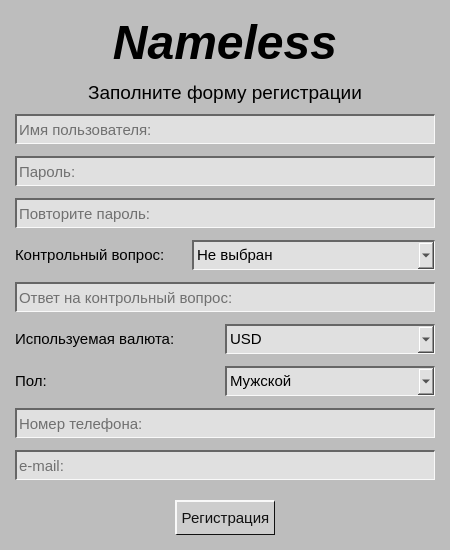
<?xml version="1.0" encoding="UTF-8"?>
<ui version="4.0">
 <class>registratew</class>
 <widget class="QWidget" name="registratew">
  <property name="geometry">
   <rect>
    <x>0</x>
    <y>0</y>
    <width>450</width>
    <height>550</height>
   </rect>
  </property>
  <property name="minimumSize">
   <size>
    <width>450</width>
    <height>550</height>
   </size>
  </property>
  <property name="maximumSize">
   <size>
    <width>450</width>
    <height>550</height>
   </size>
  </property>
  <property name="windowTitle">
   <string>Nameless Bank</string>
  </property>
  <property name="styleSheet">
   <string notr="true">background: #bdbdbd;</string>
  </property>
  <layout class="QVBoxLayout" name="verticalLayout_4">
   <property name="spacing">
    <number>0</number>
   </property>
   <property name="leftMargin">
    <number>15</number>
   </property>
   <property name="topMargin">
    <number>0</number>
   </property>
   <property name="rightMargin">
    <number>15</number>
   </property>
   <property name="bottomMargin">
    <number>0</number>
   </property>
   <item>
    <widget class="QLabel" name="label">
     <property name="maximumSize">
      <size>
       <width>16777215</width>
       <height>50</height>
      </size>
     </property>
     <property name="font">
      <font>
       <family>Arial</family>
       <pointsize>36</pointsize>
       <weight>50</weight>
       <bold>false</bold>
      </font>
     </property>
     <property name="text">
      <string>&lt;html&gt;&lt;head/&gt;&lt;body&gt;&lt;p&gt;&lt;span style=&quot; font-weight:600; font-style:italic;&quot;&gt;Nameless&lt;/span&gt;&lt;/p&gt;&lt;/body&gt;&lt;/html&gt;</string>
     </property>
     <property name="textFormat">
      <enum>Qt::AutoText</enum>
     </property>
     <property name="alignment">
      <set>Qt::AlignCenter</set>
     </property>
    </widget>
   </item>
   <item>
    <layout class="QVBoxLayout" name="verticalLayout_3">
     <property name="spacing">
      <number>9</number>
     </property>
     <item>
      <widget class="QLabel" name="lbl_info">
       <property name="minimumSize">
        <size>
         <width>0</width>
         <height>25</height>
        </size>
       </property>
       <property name="maximumSize">
        <size>
         <width>16777215</width>
         <height>25</height>
        </size>
       </property>
       <property name="font">
        <font>
         <pointsize>14</pointsize>
        </font>
       </property>
       <property name="layoutDirection">
        <enum>Qt::LeftToRight</enum>
       </property>
       <property name="text">
        <string>Заполните форму регистрации</string>
       </property>
       <property name="alignment">
        <set>Qt::AlignCenter</set>
       </property>
      </widget>
     </item>
     <item>
      <layout class="QVBoxLayout" name="verticalLayout_2">
       <property name="spacing">
        <number>20</number>
       </property>
       <item>
        <layout class="QVBoxLayout" name="verticalLayout">
         <property name="spacing">
          <number>12</number>
         </property>
         <item>
          <widget class="QLineEdit" name="le_username">
           <property name="minimumSize">
            <size>
             <width>0</width>
             <height>30</height>
            </size>
           </property>
           <property name="maximumSize">
            <size>
             <width>16777215</width>
             <height>30</height>
            </size>
           </property>
           <property name="font">
            <font>
             <pointsize>11</pointsize>
            </font>
           </property>
           <property name="styleSheet">
            <string notr="true">QLineEdit {
	background: #E0E0E0;
	border: 2px solid #666666;
	border-bottom-width: 1px;
	border-right-width: 1px;
	border-bottom-color: #F9F9F9;
	border-right-color: #F9F9F9;
	color: #000000;
 }
QLineEdit:hover {
	background: #E0E0E0;
	border: 2px solid #666666;
	border-bottom-width: 1px;
	border-right-width: 1px;
	border-bottom-color: #F9F9F9;
	border-right-color: #F9F9F9;
	color: #000000;
 }</string>
           </property>
           <property name="placeholderText">
            <string>Имя пользователя:</string>
           </property>
           <property name="clearButtonEnabled">
            <bool>true</bool>
           </property>
          </widget>
         </item>
         <item>
          <widget class="QLineEdit" name="le_pswd">
           <property name="minimumSize">
            <size>
             <width>0</width>
             <height>30</height>
            </size>
           </property>
           <property name="maximumSize">
            <size>
             <width>16777215</width>
             <height>30</height>
            </size>
           </property>
           <property name="font">
            <font>
             <pointsize>11</pointsize>
            </font>
           </property>
           <property name="styleSheet">
            <string notr="true">QLineEdit {
	background: #E0E0E0;
	border: 2px solid #666666;
	border-bottom-width: 1px;
	border-right-width: 1px;
	border-bottom-color: #F9F9F9;
	border-right-color: #F9F9F9;
	color: #000000;
 }
QLineEdit:hover {
	background: #E0E0E0;
	border: 2px solid #666666;
	border-bottom-width: 1px;
	border-right-width: 1px;
	border-bottom-color: #F9F9F9;
	border-right-color: #F9F9F9;
	color: #000000;
 }</string>
           </property>
           <property name="echoMode">
            <enum>QLineEdit::Password</enum>
           </property>
           <property name="placeholderText">
            <string>Пароль:</string>
           </property>
           <property name="clearButtonEnabled">
            <bool>true</bool>
           </property>
          </widget>
         </item>
         <item>
          <widget class="QLineEdit" name="le_pswd_rep">
           <property name="minimumSize">
            <size>
             <width>0</width>
             <height>30</height>
            </size>
           </property>
           <property name="maximumSize">
            <size>
             <width>16777215</width>
             <height>30</height>
            </size>
           </property>
           <property name="font">
            <font>
             <pointsize>11</pointsize>
            </font>
           </property>
           <property name="styleSheet">
            <string notr="true">QLineEdit {
	background: #E0E0E0;
	border: 2px solid #666666;
	border-bottom-width: 1px;
	border-right-width: 1px;
	border-bottom-color: #F9F9F9;
	border-right-color: #F9F9F9;
	color: #000000;
 }
QLineEdit:hover {
	background: #E0E0E0;
	border: 2px solid #666666;
	border-bottom-width: 1px;
	border-right-width: 1px;
	border-bottom-color: #F9F9F9;
	border-right-color: #F9F9F9;
	color: #000000;
 }</string>
           </property>
           <property name="echoMode">
            <enum>QLineEdit::Password</enum>
           </property>
           <property name="placeholderText">
            <string>Повторите пароль:</string>
           </property>
           <property name="clearButtonEnabled">
            <bool>true</bool>
           </property>
          </widget>
         </item>
         <item>
          <layout class="QHBoxLayout" name="horizontalLayout_3">
           <property name="spacing">
            <number>0</number>
           </property>
           <item>
            <widget class="QLabel" name="lbl_control_question">
             <property name="font">
              <font>
               <pointsize>11</pointsize>
              </font>
             </property>
             <property name="text">
              <string>Контрольный вопрос:</string>
             </property>
            </widget>
           </item>
           <item>
            <widget class="QComboBox" name="cmbbox_control_question">
             <property name="minimumSize">
              <size>
               <width>80</width>
               <height>30</height>
              </size>
             </property>
             <property name="maximumSize">
              <size>
               <width>500</width>
               <height>16777215</height>
              </size>
             </property>
             <property name="font">
              <font>
               <pointsize>11</pointsize>
              </font>
             </property>
             <property name="styleSheet">
              <string notr="true">QComboBox {
	background: #E0E0E0;
	border: 2px solid #666666;
	border-bottom-width: 1px;
	border-right-width: 1px;
	border-bottom-color: #F9F9F9;
	border-right-color: #F9F9F9;
	color: #000000;
 }</string>
             </property>
             <property name="currentText">
              <string>Не выбран</string>
             </property>
             <item>
              <property name="text">
               <string>Не выбран</string>
              </property>
             </item>
             <item>
              <property name="text">
               <string>Любимый музыкальный альбом</string>
              </property>
             </item>
             <item>
              <property name="text">
               <string>Любимый музыкант</string>
              </property>
             </item>
             <item>
              <property name="text">
               <string>Улица, на которой вы выросли</string>
              </property>
             </item>
            </widget>
           </item>
          </layout>
         </item>
         <item>
          <widget class="QLineEdit" name="le_control_question">
           <property name="minimumSize">
            <size>
             <width>0</width>
             <height>30</height>
            </size>
           </property>
           <property name="maximumSize">
            <size>
             <width>16777215</width>
             <height>30</height>
            </size>
           </property>
           <property name="font">
            <font>
             <pointsize>11</pointsize>
            </font>
           </property>
           <property name="styleSheet">
            <string notr="true">QLineEdit {
	background: #E0E0E0;
	border: 2px solid #666666;
	border-bottom-width: 1px;
	border-right-width: 1px;
	border-bottom-color: #F9F9F9;
	border-right-color: #F9F9F9;
	color: #000000;
 }
QLineEdit:hover {
	background: #E0E0E0;
	border: 2px solid #666666;
	border-bottom-width: 1px;
	border-right-width: 1px;
	border-bottom-color: #F9F9F9;
	border-right-color: #F9F9F9;
	color: #000000;
 }</string>
           </property>
           <property name="placeholderText">
            <string>Ответ на контрольный вопрос:</string>
           </property>
           <property name="clearButtonEnabled">
            <bool>true</bool>
           </property>
          </widget>
         </item>
         <item>
          <layout class="QHBoxLayout" name="horizontalLayout_2">
           <property name="spacing">
            <number>0</number>
           </property>
           <item>
            <widget class="QLabel" name="lbl_currency">
             <property name="font">
              <font>
               <pointsize>11</pointsize>
              </font>
             </property>
             <property name="text">
              <string>Используемая валюта:</string>
             </property>
            </widget>
           </item>
           <item>
            <widget class="QComboBox" name="cmbbox_currency">
             <property name="minimumSize">
              <size>
               <width>80</width>
               <height>30</height>
              </size>
             </property>
             <property name="maximumSize">
              <size>
               <width>500</width>
               <height>16777215</height>
              </size>
             </property>
             <property name="font">
              <font>
               <pointsize>11</pointsize>
              </font>
             </property>
             <property name="styleSheet">
              <string notr="true">QComboBox {
	background: #E0E0E0;
	border: 2px solid #666666;
	border-bottom-width: 1px;
	border-right-width: 1px;
	border-bottom-color: #F9F9F9;
	border-right-color: #F9F9F9;
	color: #000000;
 }</string>
             </property>
             <property name="currentText">
              <string>USD</string>
             </property>
             <item>
              <property name="text">
               <string>USD</string>
              </property>
             </item>
             <item>
              <property name="text">
               <string>IDR</string>
              </property>
             </item>
             <item>
              <property name="text">
               <string>BGN</string>
              </property>
             </item>
             <item>
              <property name="text">
               <string>ILS</string>
              </property>
             </item>
             <item>
              <property name="text">
               <string>GBP</string>
              </property>
             </item>
             <item>
              <property name="text">
               <string>DKK</string>
              </property>
             </item>
             <item>
              <property name="text">
               <string>CAD</string>
              </property>
             </item>
             <item>
              <property name="text">
               <string>JPY</string>
              </property>
             </item>
             <item>
              <property name="text">
               <string>HUF</string>
              </property>
             </item>
             <item>
              <property name="text">
               <string>RON</string>
              </property>
             </item>
             <item>
              <property name="text">
               <string>MYR</string>
              </property>
             </item>
             <item>
              <property name="text">
               <string>SEK</string>
              </property>
             </item>
             <item>
              <property name="text">
               <string>SGD</string>
              </property>
             </item>
             <item>
              <property name="text">
               <string>HKD</string>
              </property>
             </item>
             <item>
              <property name="text">
               <string>AUD</string>
              </property>
             </item>
             <item>
              <property name="text">
               <string>CHF</string>
              </property>
             </item>
             <item>
              <property name="text">
               <string>KRW</string>
              </property>
             </item>
             <item>
              <property name="text">
               <string>CNY</string>
              </property>
             </item>
             <item>
              <property name="text">
               <string>TRY</string>
              </property>
             </item>
             <item>
              <property name="text">
               <string>HRK</string>
              </property>
             </item>
             <item>
              <property name="text">
               <string>NZD</string>
              </property>
             </item>
             <item>
              <property name="text">
               <string>THB</string>
              </property>
             </item>
             <item>
              <property name="text">
               <string>EUR</string>
              </property>
             </item>
             <item>
              <property name="text">
               <string>NOK</string>
              </property>
             </item>
             <item>
              <property name="text">
               <string>RUB</string>
              </property>
             </item>
             <item>
              <property name="text">
               <string>INR</string>
              </property>
             </item>
             <item>
              <property name="text">
               <string>MXN</string>
              </property>
             </item>
             <item>
              <property name="text">
               <string>CZK</string>
              </property>
             </item>
             <item>
              <property name="text">
               <string>BRL</string>
              </property>
             </item>
             <item>
              <property name="text">
               <string>PLN</string>
              </property>
             </item>
             <item>
              <property name="text">
               <string>PHP</string>
              </property>
             </item>
             <item>
              <property name="text">
               <string>ZAR</string>
              </property>
             </item>
            </widget>
           </item>
          </layout>
         </item>
         <item>
          <layout class="QHBoxLayout" name="horizontalLayout">
           <property name="spacing">
            <number>0</number>
           </property>
           <item>
            <widget class="QLabel" name="lbl_sex">
             <property name="font">
              <font>
               <pointsize>11</pointsize>
              </font>
             </property>
             <property name="text">
              <string>Пол:</string>
             </property>
            </widget>
           </item>
           <item>
            <widget class="QComboBox" name="cmbbox_sex">
             <property name="minimumSize">
              <size>
               <width>80</width>
               <height>30</height>
              </size>
             </property>
             <property name="maximumSize">
              <size>
               <width>500</width>
               <height>16777215</height>
              </size>
             </property>
             <property name="font">
              <font>
               <pointsize>11</pointsize>
              </font>
             </property>
             <property name="styleSheet">
              <string notr="true">QComboBox {
	background: #E0E0E0;
	border: 2px solid #666666;
	border-bottom-width: 1px;
	border-right-width: 1px;
	border-bottom-color: #F9F9F9;
	border-right-color: #F9F9F9;
	color: #000000;
 }</string>
             </property>
             <property name="currentText">
              <string>Мужской</string>
             </property>
             <item>
              <property name="text">
               <string>Мужской</string>
              </property>
             </item>
             <item>
              <property name="text">
               <string>Женский</string>
              </property>
             </item>
            </widget>
           </item>
          </layout>
         </item>
         <item>
          <widget class="QLineEdit" name="le_phone_number">
           <property name="minimumSize">
            <size>
             <width>0</width>
             <height>30</height>
            </size>
           </property>
           <property name="maximumSize">
            <size>
             <width>16777215</width>
             <height>30</height>
            </size>
           </property>
           <property name="font">
            <font>
             <pointsize>11</pointsize>
            </font>
           </property>
           <property name="styleSheet">
            <string notr="true">QLineEdit {
	background: #E0E0E0;
	border: 2px solid #666666;
	border-bottom-width: 1px;
	border-right-width: 1px;
	border-bottom-color: #F9F9F9;
	border-right-color: #F9F9F9;
	color: #000000;
 }
QLineEdit:hover {
	background: #E0E0E0;
	border: 2px solid #666666;
	border-bottom-width: 1px;
	border-right-width: 1px;
	border-bottom-color: #F9F9F9;
	border-right-color: #F9F9F9;
	color: #000000;
 }</string>
           </property>
           <property name="text">
            <string/>
           </property>
           <property name="placeholderText">
            <string>Номер телефона:</string>
           </property>
           <property name="clearButtonEnabled">
            <bool>true</bool>
           </property>
          </widget>
         </item>
         <item>
          <widget class="QLineEdit" name="le_email">
           <property name="minimumSize">
            <size>
             <width>0</width>
             <height>30</height>
            </size>
           </property>
           <property name="maximumSize">
            <size>
             <width>16777215</width>
             <height>30</height>
            </size>
           </property>
           <property name="font">
            <font>
             <pointsize>11</pointsize>
            </font>
           </property>
           <property name="styleSheet">
            <string notr="true">QLineEdit {
	background: #E0E0E0;
	border: 2px solid #666666;
	border-bottom-width: 1px;
	border-right-width: 1px;
	border-bottom-color: #F9F9F9;
	border-right-color: #F9F9F9;
	color: #000000;
 }
QLineEdit:hover {
	background: #E0E0E0;
	border: 2px solid #666666;
	border-bottom-width: 1px;
	border-right-width: 1px;
	border-bottom-color: #F9F9F9;
	border-right-color: #F9F9F9;
	color: #000000;
 }</string>
           </property>
           <property name="text">
            <string/>
           </property>
           <property name="placeholderText">
            <string>e-mail:</string>
           </property>
           <property name="clearButtonEnabled">
            <bool>true</bool>
           </property>
          </widget>
         </item>
        </layout>
       </item>
       <item>
        <layout class="QHBoxLayout" name="horizontalLayout_4">
         <property name="spacing">
          <number>0</number>
         </property>
         <item>
          <spacer name="horizontalSpacer">
           <property name="orientation">
            <enum>Qt::Horizontal</enum>
           </property>
           <property name="sizeHint" stdset="0">
            <size>
             <width>40</width>
             <height>20</height>
            </size>
           </property>
          </spacer>
         </item>
         <item>
          <widget class="QPushButton" name="btn_registration">
           <property name="minimumSize">
            <size>
             <width>100</width>
             <height>35</height>
            </size>
           </property>
           <property name="maximumSize">
            <size>
             <width>100</width>
             <height>35</height>
            </size>
           </property>
           <property name="font">
            <font>
             <pointsize>11</pointsize>
            </font>
           </property>
           <property name="styleSheet">
            <string notr="true">QPushButton {
	background: #cdcdcd;
	border: 2px solid #F9F9F9;
	border-bottom-width: 1px;
	border-right-width: 1px;
	border-bottom-color: #111111;
	border-right-color: #111111;
	color: #111111;
 }
QPushButton:pressed {
	background: #aaaaaa;
	border: 2px solid #111111;
	border-bottom-width: 1px;
	border-right-width: 1px;
	border-bottom-color: #F9F9F9;
	border-right-color: #F9F9F9;
	color: #333333;
 }
QPushButton:hover {
	background: #aaaaaa;
	color: #333333;
 }</string>
           </property>
           <property name="text">
            <string>Регистрация</string>
           </property>
          </widget>
         </item>
         <item>
          <spacer name="horizontalSpacer_2">
           <property name="orientation">
            <enum>Qt::Horizontal</enum>
           </property>
           <property name="sizeHint" stdset="0">
            <size>
             <width>40</width>
             <height>20</height>
            </size>
           </property>
          </spacer>
         </item>
        </layout>
       </item>
      </layout>
     </item>
    </layout>
   </item>
  </layout>
 </widget>
 <resources/>
 <connections/>
</ui>
